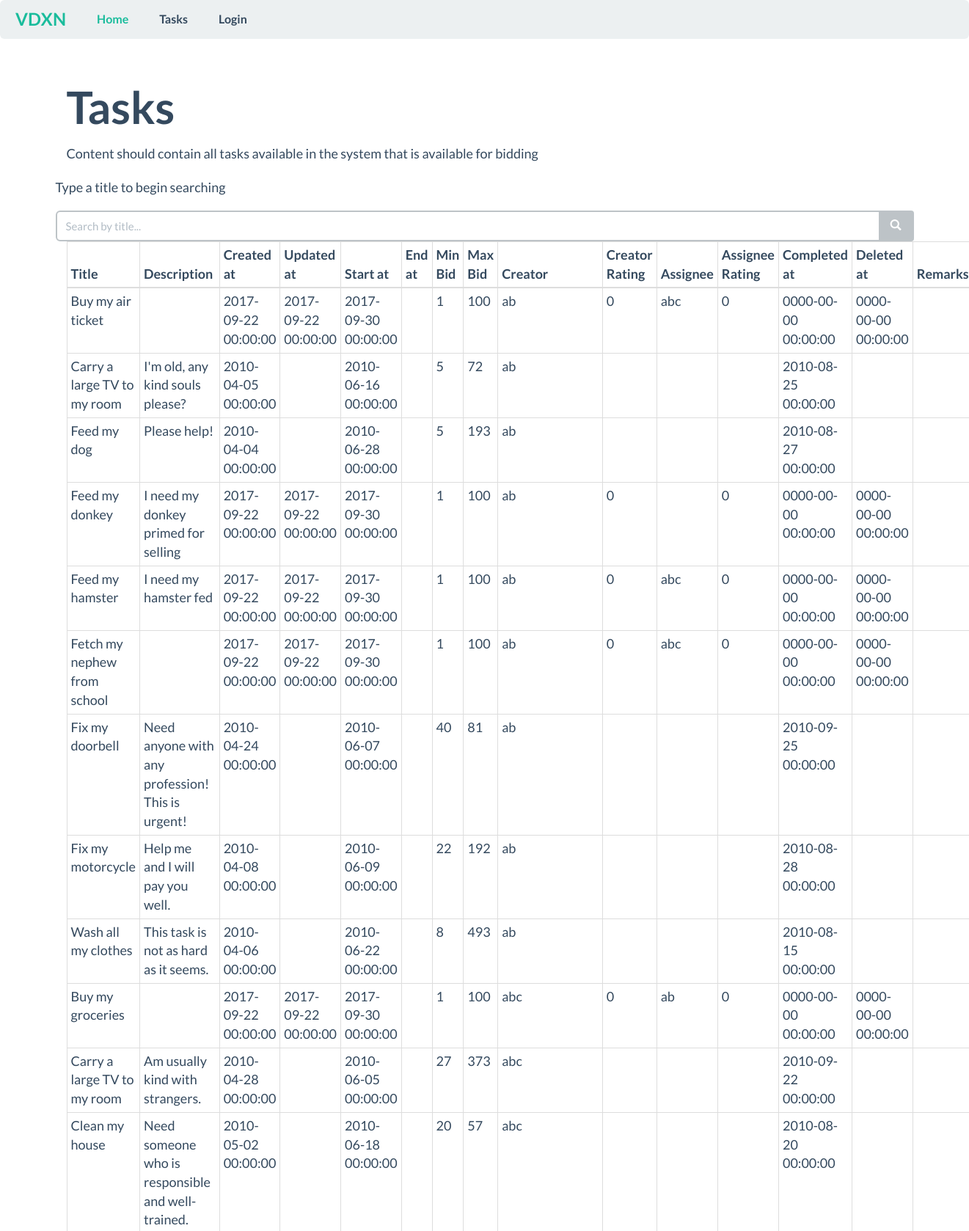
The page /tasks (upper part) on the database its author committed.
### tables this page shows
CREATE TABLE Task (
	title varchar(100) NOT NULL,
	description varchar(1000),
	created_at DATETIME NOT NULL,
	updated_at DATETIME,
	start_at DATETIME NOT NULL,
	end_at DATETIME,
	min_bid numeric,
	max_bid numeric,
	creator_username varchar(100) NOT NULL,
	assignee_username varchar(100),
	deleted_at DATETIME,
	creator_rating numeric,
	assignee_rating numeric,
	completed_at DATETIME,
	remarks varchar(1000),
	PRIMARY KEY (creator_username, title),
	FOREIGN KEY (creator_username) REFERENCES User(username) ON DELETE CASCADE,
	FOREIGN KEY (assignee_username) REFERENCES User(username) ON DELETE CASCADE
);

### application/Controller/TasksController.php (called while the page is built, shortened)
<?php
class TasksController {
    public function index() {
      $Task = new Task();
      $tasks = $Task->getAllTasks();
      require APP . 'view/_templates/header.php';
      require APP . 'view/tasks/index.php';
      require APP . 'view/_templates/footer.php';
    }
}

### public/index.php (called while the page is built, shortened)
<?php
$app = new Application();

### application/Core/Model.php (called while the page is built, shortened)
<?php
class Model
{
    private function openDatabaseConnection()
    {
        $options = array(PDO::ATTR_DEFAULT_FETCH_MODE => PDO::FETCH_OBJ, PDO::ATTR_ERRMODE => PDO::ERRMODE_WARNING);
        if (DB_TYPE == "pgsql") {
            $databaseEncodingenc = " options='--client_encoding=" . DB_CHARSET . "'";
        } else {
            $databaseEncodingenc = "; charset=" . DB_CHARSET;
        }
        $this->db = new PDO(DB_TYPE . ':host=' . DB_HOST . ';dbname=' . DB_NAME . $databaseEncodingenc, DB_USER, DB_PASS, $options);
    }
}

### application/Model/Task.php (called while the page is built, shortened)
<?php
class Task extends Model
{
     public function getAllTasks()
     {
         $sql = 'SELECT * FROM Task';
         $query = $this->db->prepare($sql);
         $query->execute();
         return $query->fetchAll();
     }
}

### application/view/tasks/index.php (the view, shortened to what this page needs)
<div class="container">
    <h1>Tasks</h1>
    <p>
        Content should contain all tasks available in the system that is
        available for bidding
    </p>
    <div class="row">
        <div class="col-xm">
            <p>Type a title to begin searching</p>
            <form class="form-horizontal" name="search" role="form" method="POST">
                <div class="input-group col-xm">
                    <input type="text" id="name" name="name" class="form-control" placeholder="Search by title..."
                           autocomplete="off"/>
                    <span class="input-group-btn">
                        <button type="button" class="btn btn-default btnSearch">
                            <span class="glyphicon glyphicon-search"> </span>
                        </button>
                    </span>
                </div>
            </form>
        </div>
    </div>
    <div class="row mt">
      <div class="col-lg-12">
        <div class="content-panel tablesearch">
          <table id="resultTable" class="table table-bordered table-hover table-condensed">
              <thead>
                <tr>
                  <th>Title</th>
                  <th>Description</th>
                  <th>Created at</th>
                  <th>Updated at</th>
                  <th>Start at</th>
                  <th>End at</th>
                  <th>Min Bid</th>
                  <th>Max Bid</th>
                  <th>Creator</th>
                  <th>Creator Rating</th>
                  <th>Assignee</th>
                  <th>Assignee Rating</th>
                  <th>Completed at</th>
                  <th>Deleted at</th>
                  <th>Remarks</th>
                </tr>
              </thead>
              <tbody>
                <?php
                foreach ($tasks as $task) {
                  echo '<tr>';
                  echo '<td>' . $task->title . '</td>';
                  echo '<td>' . $task->description . '</td>';
                  echo '<td>' . $task->created_at . '</td>';
                  echo '<td>' . $task->updated_at . '</td>';
                  echo '<td>' . $task->start_at . '</td>';
                  echo '<td>' . $task->end_at . '</td>';
                  echo '<td>' . $task->min_bid . '</td>';
                  echo '<td>' . $task->max_bid . '</td>';
                  echo '<td>' . $task->creator_username . '</td>';
                  echo '<td>' . $task->creator_rating . '</td>';
                  echo '<td>' . $task->assignee_username . '</td>';
                  echo '<td>' . $task->assignee_rating . '</td>';
                  echo '<td>' . $task->completed_at . '</td>';
                  echo '<td>' . $task->deleted_at . '</td>';
                  echo '<td>' . $task->remarks . '</td>';
                  echo '</tr>';
                }
                ?>
              </tbody>
            </table>
        </div>
      </div>
    </div>
</div>

### application/Core/Application.php (shortened to what this page needs)
<?php
class Application
{
    private $url_controller = null;
    private $url_action = null;
    private $url_params = array();
    public function __construct()
    {
        if (!$this->url_controller) {
            $page = new \Mini\Controller\HomeController();
            $page->index();
        } elseif (file_exists(APP . 'Controller/' . ucfirst($this->url_controller) . 'Controller.php')) {
            $this->url_controller = new $controller();
            if (method_exists($this->url_controller, $this->url_action) &&
                is_callable(array($this->url_controller, $this->url_action))) {
                if (!empty($this->url_params)) {
                    call_user_func_array(array($this->url_controller, $this->url_action), $this->url_params);
                } else {
                    $this->url_controller->{$this->url_action}();
                }
            } else {
                if (strlen($this->url_action) == 0) {
                    $this->url_controller->index();
                } else {
                    header('location: ' . URL . 'error');
                }
            }
        } else {
            header('location: ' . URL . 'error');
        }
    }
    private function splitUrl()
    {
        if (isset($_GET['url'])) {
            $url = trim($_GET['url'], '/');
            $url = filter_var($url, FILTER_SANITIZE_URL);
            $url = explode('/', $url);
            $this->url_controller = isset($url[0]) ? $url[0] : null;
            $this->url_action = isset($url[1]) ? $url[1] : null;
            unset($url[0], $url[1]);
            $this->url_params = array_values($url);
        }
    }
}

### application/view/_templates/header.php (shortened to what this page needs)
<!DOCTYPE html>
<html lang="en">
<head>
    <link href="<?php echo URL; ?>css/style.css" rel="stylesheet">
    <link href="<?php echo URL; ?>flat-ui-bootstrap-template/dist/css/vendor/bootstrap/css/bootstrap.min.css" rel="stylesheet">
    <link href="<?php echo URL; ?>flat-ui-bootstrap-template/dist/css/flat-ui.css" rel="stylesheet">
</head>
<body>
  <nav class="navbar navbar-default" role="navigation">
    <div class="navbar-header">
      <a class="navbar-brand" href="#">VDXN</a>
    </div>
    <div class="collapse navbar-collapse" id="navbar-collapse-01">
      <ul class="nav navbar-nav">
        <li class="active">
          <a href="/">Home</a>
        </li>
        <li>
          <a href="/tasks">Tasks</a>
        </li>
        <li>
          <?php
            if (isset($_SESSION['user'])) {
              echo "<a href='/logout'>Logout</a>";
            } else {
              echo "<a href='/login'>Login</a>";
            }
          ?>
        </li>
      </ul>
    </div>
</nav>

### application/view/_templates/footer.php (shortened to what this page needs)
</body>
</html>

### rows shown on the page
task: title "Buy my air ticket", created_at "2017-09-22 00:00:00", updated_at "2017-09-22 00:00:00", start_at "2017-09-30 00:00:00", min_bid "1", max_bid "100", creator_username "ab", creator_rating "0", assignee_username "abc", assignee_rating "0", completed_at "0000-00-00 00:00:00", deleted_at "0000-00-00 00:00:00"
task: title "Carry a large TV to my room", description "I'm old, any kind souls please?", created_at "2010-04-05 00:00:00", start_at "2010-06-16 00:00:00", min_bid "5", max_bid "72", creator_username "ab", completed_at "2010-08-25 00:00:00"
task: title "Feed my dog", description "Please help!", created_at "2010-04-04 00:00:00", start_at "2010-06-28 00:00:00", min_bid "5", max_bid "193", creator_username "ab", completed_at "2010-08-27 00:00:00"
task: title "Feed my donkey", description "I need my donkey primed for selling", created_at "2017-09-22 00:00:00", updated_at "2017-09-22 00:00:00", start_at "2017-09-30 00:00:00", min_bid "1", max_bid "100", creator_username "ab", creator_rating "0", assignee_rating "0", completed_at "0000-00-00 00:00:00", deleted_at "0000-00-00 00:00:00"
task: title "Feed my hamster", description "I need my hamster fed", created_at "2017-09-22 00:00:00", updated_at "2017-09-22 00:00:00", start_at "2017-09-30 00:00:00", min_bid "1", max_bid "100", creator_username "ab", creator_rating "0", assignee_username "abc", assignee_rating "0", completed_at "0000-00-00 00:00:00", deleted_at "0000-00-00 00:00:00"
task: title "Fetch my nephew from school", created_at "2017-09-22 00:00:00", updated_at "2017-09-22 00:00:00", start_at "2017-09-30 00:00:00", min_bid "1", max_bid "100", creator_username "ab", creator_rating "0", assignee_username "abc", assignee_rating "0", completed_at "0000-00-00 00:00:00", deleted_at "0000-00-00 00:00:00"
task: title "Fix my doorbell", description "Need anyone with any profession! This is urgent!", created_at "2010-04-24 00:00:00", start_at "2010-06-07 00:00:00", min_bid "40", max_bid "81", creator_username "ab", completed_at "2010-09-25 00:00:00"
task: title "Fix my motorcycle", description "Help me and I will pay you well.", created_at "2010-04-08 00:00:00", start_at "2010-06-09 00:00:00", min_bid "22", max_bid "192", creator_username "ab", completed_at "2010-08-28 00:00:00"
task: title "Wash all my clothes", description "This task is not as hard as it seems.", created_at "2010-04-06 00:00:00", start_at "2010-06-22 00:00:00", min_bid "8", max_bid "493", creator_username "ab", completed_at "2010-08-15 00:00:00"
task: title "Buy my groceries", created_at "2017-09-22 00:00:00", updated_at "2017-09-22 00:00:00", start_at "2017-09-30 00:00:00", min_bid "1", max_bid "100", creator_username "abc", creator_rating "0", assignee_username "ab", assignee_rating "0", completed_at "0000-00-00 00:00:00", deleted_at "0000-00-00 00:00:00"
task: title "Carry a large TV to my room", description "Am usually kind with strangers.", created_at "2010-04-28 00:00:00", start_at "2010-06-05 00:00:00", min_bid "27", max_bid "373", creator_username "abc", completed_at "2010-09-22 00:00:00"
task: title "Clean my house", description "Need someone who is responsible and well-trained.", created_at "2010-05-02 00:00:00", start_at "2010-06-18 00:00:00", min_bid "20", max_bid "57", creator_username "abc", completed_at "2010-08-20 00:00:00"
